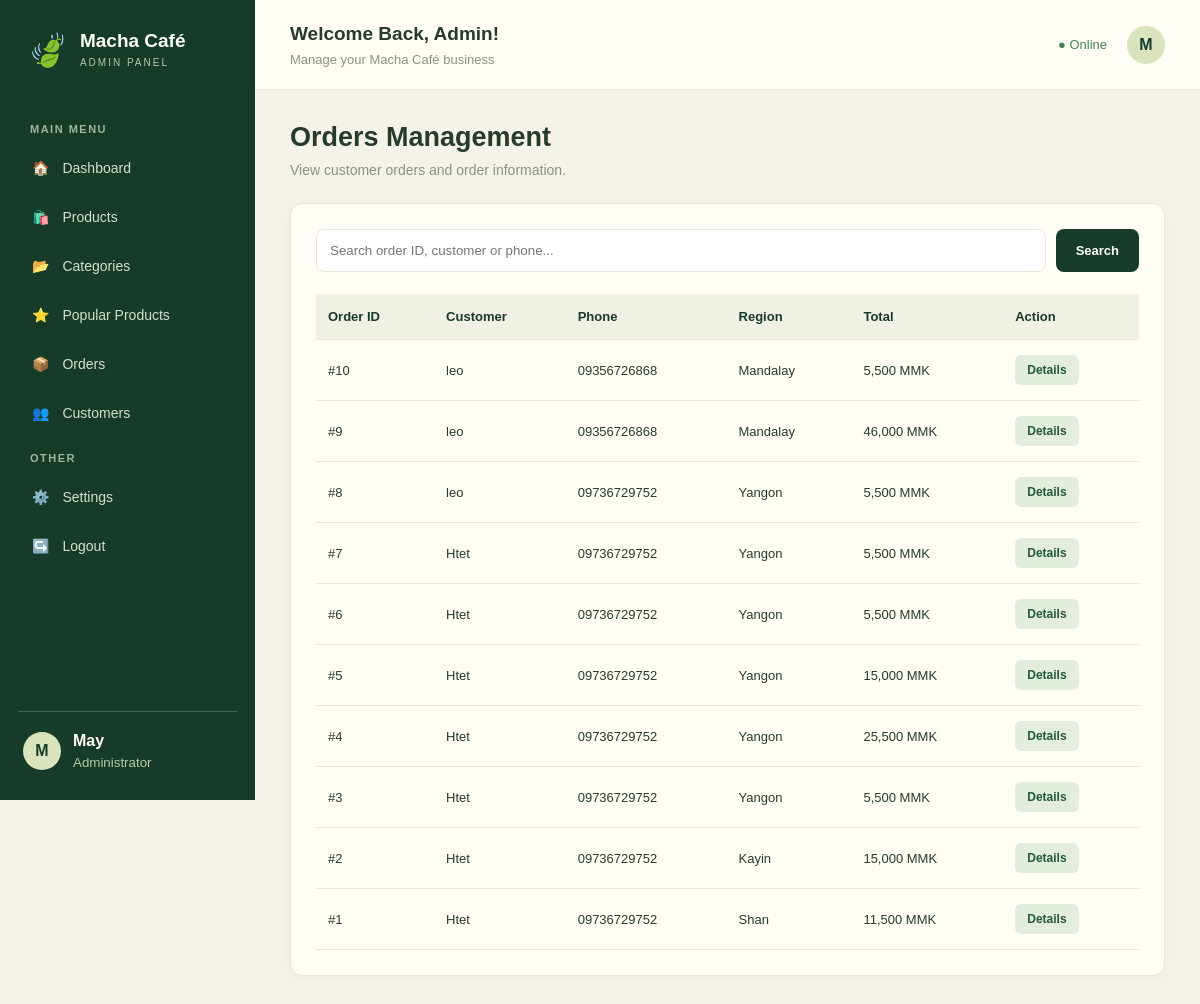
The app's page /admin/orders.php (signed in) with its own data.
### tables this page shows
CREATE TABLE `orders` (
  `id` int(11) NOT NULL,
  `user_id` int(11) NOT NULL,
  `phone` varchar(30) NOT NULL,
  `region` varchar(100) NOT NULL,
  `address` text NOT NULL,
  `total` decimal(12,2) NOT NULL,
  `status` enum('Pending','Processing','Completed','Cancelled') DEFAULT 'Pending',
  `order_date` datetime DEFAULT current_timestamp()
);

CREATE TABLE `users` (
  `id` int(11) NOT NULL,
  `user_name` varchar(255) NOT NULL,
  `email` varchar(255) NOT NULL,
  `password` varchar(255) NOT NULL,
  `created_at` timestamp NOT NULL DEFAULT current_timestamp() ON UPDATE current_timestamp()
);

### admin/orders.php (the view, shortened to what this page needs)
<?php
include('../connection.php');
$search = mysqli_real_escape_string(
    $conn,
    $_GET['search'] ?? ''
);
$orders = mysqli_query($conn, "
    SELECT o.*,u.user_name
    FROM orders o
    LEFT JOIN users u ON o.user_id=u.id
    WHERE CAST(o.id AS CHAR) LIKE '%$search%'
       OR u.user_name LIKE '%$search%'
       OR o.phone LIKE '%$search%'
    ORDER BY o.id DESC
");
?>
<!DOCTYPE html>
<html lang="en">
<head>
    <link rel="stylesheet" href="../css/admin.css">
</head>
<body>
    <div class="admin-layout">
        <?php include('sidebar.php'); ?>
        <main class="main-content">
            <?php include('header.php'); ?>
            <section class="content">
                <div class="page-heading">
                    <h1>Orders Management</h1>
                    <p>View customer orders and order information.</p>
                </div>
                <div class="section-card">
                    <form method="GET" class="search-form">
                        <input type="search" name="search"
                            placeholder="Search order ID, customer or phone..."
                            value="<?= htmlspecialchars($search) ?>">
                        <button class="primary-btn">Search</button>
                    </form>
                    <div class="table-responsive">
                        <table class="admin-table">
                            <thead>
                                <tr>
                                    <th>Order ID</th>
                                    <th>Customer</th>
                                    <th>Phone</th>
                                    <th>Region</th>
                                    <th>Total</th>
                                    <th>Action</th>
                                </tr>
                            </thead>
                            <tbody>
                                <?php if (mysqli_num_rows($orders) > 0) { ?>
                                    <?php while ($row = mysqli_fetch_assoc($orders)) { ?>
                                        <tr>
                                            <td>#<?= $row['id'] ?></td>
                                            <td><?= htmlspecialchars($row['user_name'] ?? 'Unknown') ?></td>
                                            <td><?= htmlspecialchars($row['phone']) ?></td>
                                            <td><?= htmlspecialchars($row['region']) ?></td>
                                            <td><?= number_format($row['total']) ?> MMK</td>
                                            <td>
                                                <a class="edit-btn"
                                                    href="order_details.php?id=<?= $row['id'] ?>">Details</a>
                                            </td>
                                        </tr>
                                    <?php } ?>
                                <?php } else { ?>
                                    <tr>
                                        <td colspan="6" class="empty-row">No Orders Found</td>
                                    </tr>
                                <?php } ?>
                            </tbody>
                        </table>
                    </div>
                </div>
            </section>
        </main>
    </div>
</body>
</html>

### css/admin.css (style rules this page uses)
:root { --green: #173b29; --green-light: #315b40; --green-soft: #e5eddf; --cream: #f5f3e9; --white: #fffdf5; --text: #263b2d; --muted: #899286; --border: #e8e5d9; --red: #a33b30; }
* { margin: 0; padding: 0; box-sizing: border-box; }
body { font-family: Arial, sans-serif; background: var(--cream); color: var(--text); }
a { text-decoration: none; color: inherit; }
button, input, select { font-family: inherit; }
button { cursor: pointer; }
.admin-layout { display: flex; min-height: 100vh; }
.main-content { width: calc(100% - 255px); margin-left: 255px; min-width: 0; }
.content { padding: 32px 35px; width: 100%; }
.page-heading { margin-bottom: 25px; }
.page-heading h1 { font-size: 27px; margin-bottom: 9px; }
.page-heading p { font-size: 14px; color: var(--muted); }
.primary-btn { display: inline-flex; justify-content: center; align-items: center; padding: 13px 20px; border: none; border-radius: 8px; background: var(--green); color: white; font-size: 13px; font-weight: bold; transition: .2s; }
.edit-btn, .delete-btn { display: inline-block; border: none; padding: 8px 12px; border-radius: 6px; font-size: 12px; font-weight: bold; }
.edit-btn { background: #e2eddd; color: #245b36; }
.section-card { background: var(--white); border: 1px solid var(--border); border-radius: 12px; padding: 25px; margin-bottom: 23px; box-shadow: 0 3px 12px rgba(20, 50, 30, .03); }
.table-responsive { width: 100%; overflow-x: auto; }
.admin-table { width: 100%; min-width: 650px; border-collapse: collapse; }
.admin-table th, .admin-table td { padding: 15px 12px; text-align: left; border-bottom: 1px solid var(--border); font-size: 13px; white-space: nowrap; }
.admin-table th { background: #f1f0e5; color: var(--green); font-weight: bold; }
.search-form { display: flex; gap: 10px; margin-bottom: 22px; }
.search-form input, .popular-form select { flex: 1; min-width: 0; padding: 13px; border: 1px solid var(--border); border-radius: 8px; outline: none; background: white; }

### records on screen
orders: id "10", user.user_name "leo", phone "09356726868", region "Mandalay", total "5,500"
orders: id "9", user.user_name "leo", phone "09356726868", region "Mandalay", total "46,000"
orders: id "8", user.user_name "leo", phone "09736729752", region "Yangon", total "5,500"
orders: id "7", user.user_name "Htet", phone "09736729752", region "Yangon", total "5,500"
orders: id "6", user.user_name "Htet", phone "09736729752", region "Yangon", total "5,500"
orders: id "5", user.user_name "Htet", phone "09736729752", region "Yangon", total "15,000"
orders: id "4", user.user_name "Htet", phone "09736729752", region "Yangon", total "25,500"
orders: id "3", user.user_name "Htet", phone "09736729752", region "Yangon", total "5,500"
orders: id "2", user.user_name "Htet", phone "09736729752", region "Kayin", total "15,000"
orders: id "1", user.user_name "Htet", phone "09736729752", region "Shan", total "11,500"

### other values on screen
substr($_SESSION['admin_name'], 0, 1) "M"
$_SESSION['admin_name'] "May"
